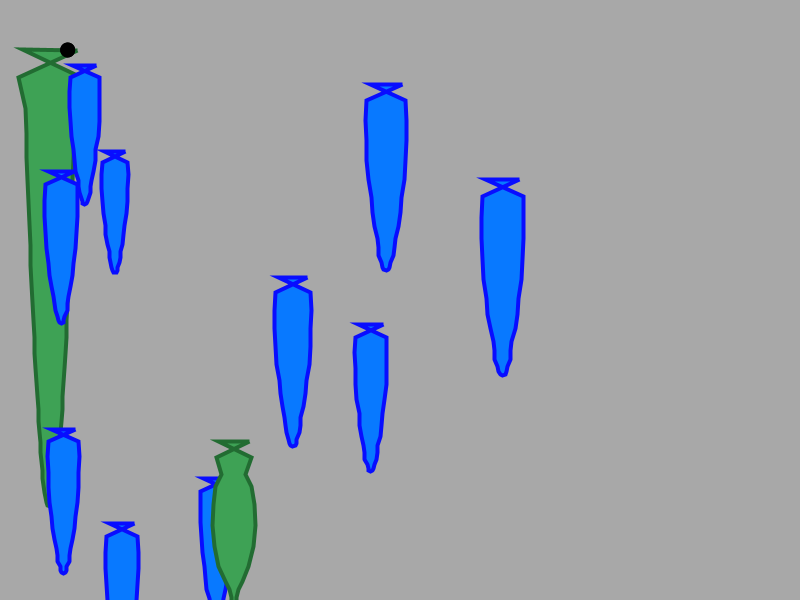
Frame 1 (no input)
Frame 60 (the mouse pressed at the canvas centre just before this capture): identical to frame 1, image omitted
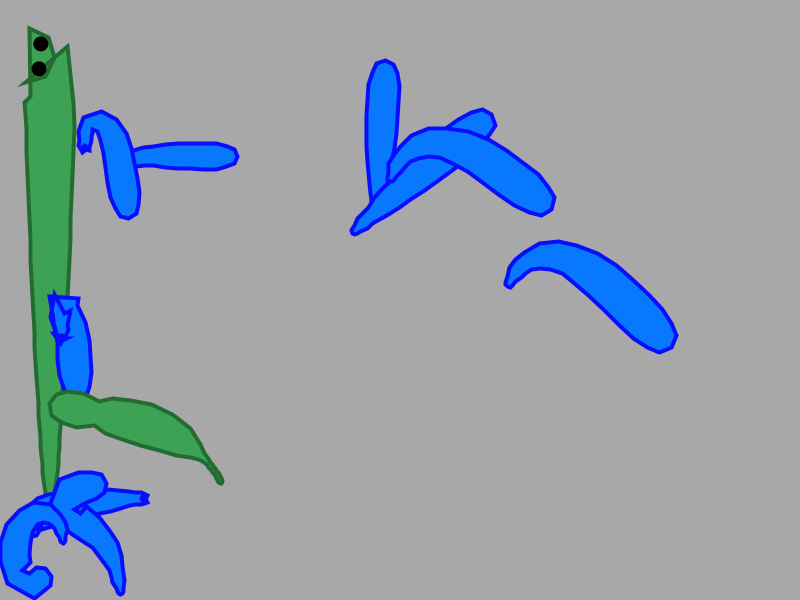
Frame 120 (the mouse held since frame 60 and released just before this capture)

The Processing sketch that drew these frames (run headless with seeded random() and noise(); from frame 60 on, the mouse is pressed at the canvas centre):

// Processing sketch: main
// ── main.pde
ArrayList<Body> corps = new ArrayList<Body>();

void setup(){
 size(800, 600);
 /*
 float[] r = {70, 60, 50, 40, 30, 20, 10};
 skeleton = new Body(width * .5, 50, r, 1.0);
 
 fish = new Fish(random(50, width - 50), random(50, height - 50), 0.4);
 lizzard = new Lizzard(random(50, width - 50), random(50, height - 50), 0.4);
 */
 
 corps.add(new Snake(50, 50, 0.4));
 
 for(int i = 0; i < 10; i++)
   corps.add(new Fish(random(50, width - 50), random(50, height - 50), random(0.15, 0.25)));
 corps.add(new Lizzard(random(50, width - 50), random(50, height - 50), 0.3));
}

void mousePressed(){
  for(Body c: corps){
    PVector f = PVector.random2D().mult(random(50, 75));
    c.applyForce(f);
  }
}

void draw(){
  background(168);
  
  for(Body c: corps){
    c.update();
    c.show();
  }
  
  println(frameRate);
}

// ── Anchor.pde
class Anchor {
  private PVector pos;
  private float radius;
  
  Anchor(float x, float y, float r) {
    pos = new PVector(x, y);
    radius = r;
  }
  
  void update(PVector p){
    pos.set(p);
  }
  
  void update(float x, float y){
    pos.set(x, y);
  }
  
  void show(){
    noFill();
    strokeWeight(1);
    stroke(65);
    //External circunference that shows the distance constraint
    circle(pos.x, pos.y, radius * 2);
    
    strokeWeight(radius * .2);
    stroke(255);
    //Anchor
    point(pos.x, pos.y);
  }
  
  PVector getPosCopy(){
    return pos.copy();
  }
  
  PVector getPos(){
    return pos;
  }
  
  float getRadius(){
    return radius;
  }
  
  //Get the vector that points from the anchor to the external point
  PVector getVectorConstraint(PVector p){
    return p.copy().sub(pos).setMag(radius);
  }
  
  PVector getVectorConstraint(Anchor other){
    return other.getPosCopy().sub(pos).setMag(radius);
  }
  
  //Constraint the other point to the desired distance
  void constraint(Anchor other){
    PVector dir = this.getVectorConstraint(other).add(pos);
    other.update(dir);
  }

}

// ── Body.pde
class Body{
  protected Anchor[] spine;
  protected PVector[] skin;
  protected PVector headPos, vel, acc;
  protected float mass;

  Body(float x, float y, float[] radius, float scl /*scale is a key word*/){
    if(scl != 1.0) radius = scaleRadius(radius, scl); //scale the radius to make it smaller or bigger
    if(scl <= 0.0) throw new IllegalArgumentException("The scale must be > 0.0");
    
    spine = new Anchor[radius.length];
    float previousRadius = 0;
    
    for(int i = 0; i < radius.length; i++) {
      spine[i] = new Anchor(x, y + previousRadius, radius[i]);
      previousRadius += radius[i];
    }
    
    mass = previousRadius * 0.1; // The 10% of the sum of the radius will be the mass
    
    acc = new PVector(0, 0);
    vel = new PVector(0, 0);
    headPos = spine[0].getPos(); // A reference to the position of the first anchor
    
    skin = getSkinVertices();
  }
  
  void update(){
    edges();
    
    //Needs to impose an angle constraint (spine's level of flexivility)
    
    vel.add(acc);
    headPos.add(vel);
    
    //Update all the other points of the spine
    for(int i = 0; i < spine.length - 1 ; i++) { // the last one does not have to update any other anchor
      spine[i].constraint(spine[i+1]);
    }
    
    //Update the skin vertices
    skin = getSkinVertices();
    
    acc.set(0, 0);
  }
  
  void show(){    
    for(Anchor p: spine)
      p.show();
    
    stroke(255, 0, 0);
    strokeWeight(4);
        
    for(PVector v: skin)
      if(v != null) // When it does not have velocity there are some nulls
        point(v.x, v.y);
  }
  
  void applyForce(PVector force){
    // F = m * a
    acc.add(force.copy().div(mass));
  }
  
  void setVel(PVector v){
    vel.set(v);
  }
  
  Anchor getHead(){
    return spine[0];
  }
  
  Anchor getTail(){
    return spine[spine.length - 1];
  }
  
  PVector[] getSkinVertices(){
    PVector[] vertices = new PVector[2 * spine.length + 6]; // 2 vertices for each anchor plus three more for the tail and head each
    
     // x = pos.x + radius * cos Alpha
     // y = pos.y + radius * sin Alpha
    
    //Head
    float radius = getHead().getRadius();
    
    float alpha = vel.heading();
    float x = headPos.x + radius * cos(alpha);
    float y = headPos.y + radius * sin(alpha);
    
    vertices[0] = new PVector(x, y);
    
    alpha = vel.copy().rotate(HALF_PI * .5).heading();
    x = headPos.x + radius * cos(alpha);
    y = headPos.y + radius * sin(alpha);
    
    vertices[1] = new PVector(x, y);
    
    alpha = vel.copy().rotate(HALF_PI).heading();
    x = headPos.x + radius * cos(alpha);
    y = headPos.y + radius * sin(alpha);
    
    vertices[2] = new PVector(x, y);
    
    alpha = vel.copy().rotate(-HALF_PI).heading();
    x = headPos.x + radius * cos(alpha);
    y = headPos.y + radius * sin(alpha);
    
    vertices[vertices.length - 2] = new PVector(x, y); 
    
    alpha = vel.copy().rotate(HALF_PI * -.5).heading();
    x = headPos.x + radius * cos(alpha);
    y = headPos.y + radius * sin(alpha);
    
    vertices[vertices.length - 1] = new PVector(x, y); 
    
    //Body
    for(int i = 1; i < spine.length; i++){
      PVector pos = spine[i].getPos();
      PVector dir = spine[i].getVectorConstraint(spine[i - 1]);
      radius = spine[i].getRadius();
      
      // Upper body
      alpha = dir.copy().rotate(HALF_PI).heading();
      x = pos.x + radius * cos(alpha);
      y = pos.y + radius * sin(alpha);
      
      vertices[i + 2] = new PVector(x, y);
      
      // Inferior body
      alpha = dir.copy().rotate(-HALF_PI).heading();
      x = pos.x + radius * cos(alpha);
      y = pos.y + radius * sin(alpha);
      
      //i + 2 + 2 * (spine.length - i - 1) + 3 + 1
      vertices[2*spine.length - i + 4] = new PVector(x, y);
    }
    
    // Tail
    Anchor tail = getTail();
    radius = tail.getRadius();
    PVector dir = tail.getVectorConstraint(spine[spine.length - 2]).copy().mult(-1);
    PVector pos = tail.getPosCopy();
    
    alpha = dir.heading();
    x = pos.x + radius * cos(alpha);
    y = pos.y + radius * sin(alpha);
    
    vertices[spine.length + 3] = new PVector(x, y);
    
    alpha = dir.copy().rotate(HALF_PI * -.5).heading();
    x = pos.x + radius * cos(alpha);
    y = pos.y + radius * sin(alpha);
    
    vertices[spine.length + 2] = new PVector(x, y);
    
    alpha = dir.copy().rotate(HALF_PI * .5).heading();
    x = pos.x + radius * cos(alpha);
    y = pos.y + radius * sin(alpha);
    
    vertices[spine.length + 4] = new PVector(x, y);
    
    return vertices;
  }
  
  private void edges(){
    if(headPos.x + vel.x >= width || headPos.x + vel.x <= 0) vel.set(-vel.x, vel.y);
    if(headPos.y + vel.y >= height || headPos.y + vel.y <= 0) vel.set(vel.x, -vel.y);
  }
  
  private float[] scaleRadius(float[] original, float scale) {
    float[] scaled = new float[original.length];
    for (int i = 0; i < original.length; i++) {
      scaled[i] = original[i] * scale;
      
      if(scaled[i] < 1.0) scaled[i] = 1.0; // the minimun length of radius must be 1.0
    }
    return scaled;
  }
}

// ── Fish.pde
class Fish extends Body{
  Fish(float x, float y){
    super(x, y, new float[]{68, 84, 87, 85, 83, 77, 64, 60, 51, 38, 34, 32, 19, 15}, 1.0);
  }
  
  Fish(float x, float y, float s){
    super(x, y, new float[]{68, 84, 87, 85, 83, 77, 64, 60, 51, 38, 34, 32, 19, 15}, s);
  }
  
  void showSpine(){
    super.show();
  }
  
  void show(){
    strokeWeight(4);
    stroke(#080DFF);
    fill(#0879FF);
    
    beginShape();
    for(PVector v : skin)
      if(v != null)
        vertex(v.x, v.y); 
        
    endShape(CLOSE);
  }
}

// ── Lizzard.pde
class Lizzard extends Body{
  Lizzard(float x, float y) {
    super(x, y, new float[]{52, 58, 40, 60, 68, 71, 65, 50, 28, 15, 11, 9, 8, 8, 8, 8, 8, 8, 8, 7, 7, 7}, 1.0);
  }
  
  Lizzard(float x, float y, float s) {
    super(x, y, new float[]{52, 58, 40, 60, 68, 71, 65, 50, 28, 15, 11, 9, 8, 8, 8, 8, 8, 8, 8, 7, 7, 7}, s);
  }
  
  void showSpine(){
    super.show();
  }
  
  void show(){
    strokeWeight(4);
    stroke(#226C32);
    fill(#3EA255);
    
    beginShape();
    for(PVector v : skin)
      if(v != null)
        vertex(v.x, v.y);
        
    endShape(CLOSE);
  }
}

// ── Snake.pde
class Snake extends Body{
  Snake(float x, float y) {
    super(x, y, new float[]{68, 78, 62, 60, 58, 56, 54, 52, 50, 48, 46, 44, 42, 40, 38, 36, 34, 32, 30, 28, 26, 24, 23, 22, 20, 18, 16, 14, 12, 10}, 1.0);
  }
  
  Snake(float x, float y, float s) {
    super(x, y, new float[]{68, 78, 62, 60, 58, 56, 54, 52, 50, 48, 46, 44, 42, 40, 38, 36, 34, 32, 30, 28, 26, 24, 23, 22, 20, 18, 16, 14, 12, 10}, s);
  }
  
  void showSpine(){
    super.show();
  }
  
  void show(){
    strokeWeight(4);
    stroke(#226C32);
    fill(#3EA255);
    
    beginShape();
    for(PVector v : skin)
      if(v != null)
        vertex(v.x, v.y);
    
    endShape(CLOSE);
    
    noStroke();
    fill(0);
    PVector p1 = getHead().getVectorConstraint(skin[1]).mult(0.65).add(headPos);
    PVector p2 = getHead().getVectorConstraint(skin[skin.length - 1]).mult(0.65).add(headPos);
    circle(p1.x, p1.y, 15);
    circle(p2.x, p2.y, 15);
  }
}
